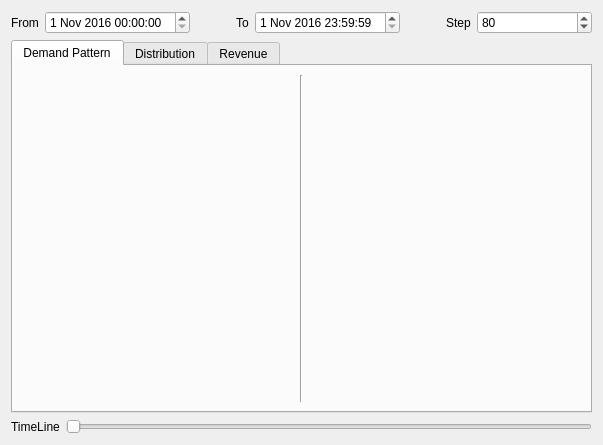
<?xml version="1.0" encoding="UTF-8"?>
<ui version="4.0">
 <class>DataTab</class>
 <widget class="QWidget" name="DataTab">
  <property name="geometry">
   <rect>
    <x>0</x>
    <y>0</y>
    <width>603</width>
    <height>445</height>
   </rect>
  </property>
  <property name="sizePolicy">
   <sizepolicy hsizetype="Expanding" vsizetype="Expanding">
    <horstretch>0</horstretch>
    <verstretch>0</verstretch>
   </sizepolicy>
  </property>
  <property name="windowTitle">
   <string>Form</string>
  </property>
  <layout class="QVBoxLayout" name="verticalLayout">
   <item>
    <layout class="QHBoxLayout" name="layoutDataConfig">
     <item>
      <widget class="QLabel" name="labelDataTimeFrom">
       <property name="text">
        <string>From</string>
       </property>
       <property name="buddy">
        <cstring>editDataTimeFrom</cstring>
       </property>
      </widget>
     </item>
     <item>
      <widget class="QDateTimeEdit" name="editDataTimeFrom">
       <property name="sizePolicy">
        <sizepolicy hsizetype="Expanding" vsizetype="Fixed">
         <horstretch>0</horstretch>
         <verstretch>0</verstretch>
        </sizepolicy>
       </property>
       <property name="dateTime">
        <datetime>
         <hour>0</hour>
         <minute>0</minute>
         <second>0</second>
         <year>2016</year>
         <month>11</month>
         <day>1</day>
        </datetime>
       </property>
      </widget>
     </item>
     <item>
      <spacer name="spacerData1">
       <property name="orientation">
        <enum>Qt::Horizontal</enum>
       </property>
       <property name="sizeType">
        <enum>QSizePolicy::Preferred</enum>
       </property>
       <property name="sizeHint" stdset="0">
        <size>
         <width>40</width>
         <height>20</height>
        </size>
       </property>
      </spacer>
     </item>
     <item>
      <widget class="QLabel" name="labelDataTimeTo">
       <property name="text">
        <string>To</string>
       </property>
       <property name="buddy">
        <cstring>editDataTimeTo</cstring>
       </property>
      </widget>
     </item>
     <item>
      <widget class="QDateTimeEdit" name="editDataTimeTo">
       <property name="sizePolicy">
        <sizepolicy hsizetype="Expanding" vsizetype="Fixed">
         <horstretch>0</horstretch>
         <verstretch>0</verstretch>
        </sizepolicy>
       </property>
       <property name="dateTime">
        <datetime>
         <hour>23</hour>
         <minute>59</minute>
         <second>59</second>
         <year>2016</year>
         <month>11</month>
         <day>1</day>
        </datetime>
       </property>
      </widget>
     </item>
     <item>
      <spacer name="spacerData2">
       <property name="orientation">
        <enum>Qt::Horizontal</enum>
       </property>
       <property name="sizeType">
        <enum>QSizePolicy::Preferred</enum>
       </property>
       <property name="sizeHint" stdset="0">
        <size>
         <width>40</width>
         <height>20</height>
        </size>
       </property>
      </spacer>
     </item>
     <item>
      <widget class="QLabel" name="labelDataStep">
       <property name="text">
        <string>Step</string>
       </property>
       <property name="buddy">
        <cstring>spinDataStep</cstring>
       </property>
      </widget>
     </item>
     <item>
      <widget class="QSpinBox" name="spinDataStep">
       <property name="sizePolicy">
        <sizepolicy hsizetype="Expanding" vsizetype="Fixed">
         <horstretch>0</horstretch>
         <verstretch>0</verstretch>
        </sizepolicy>
       </property>
       <property name="maximum">
        <number>999</number>
       </property>
       <property name="value">
        <number>80</number>
       </property>
      </widget>
     </item>
    </layout>
   </item>
   <item>
    <widget class="QTabWidget" name="widgetData">
     <property name="styleSheet">
      <string notr="true">QTabWidget::tab-bar { alignment: center; } </string>
     </property>
     <property name="currentIndex">
      <number>0</number>
     </property>
     <widget class="QWidget" name="tabDemand">
      <attribute name="title">
       <string>Demand Pattern</string>
      </attribute>
      <layout class="QGridLayout" name="gridLayout_5">
       <item row="0" column="2">
        <layout class="QGridLayout" name="containerDemandTime"/>
       </item>
       <item row="0" column="1">
        <widget class="Line" name="lineDemand">
         <property name="orientation">
          <enum>Qt::Vertical</enum>
         </property>
        </widget>
       </item>
       <item row="0" column="0">
        <layout class="QGridLayout" name="containerDemandSpace"/>
       </item>
      </layout>
     </widget>
     <widget class="QWidget" name="tabDistribution">
      <attribute name="title">
       <string>Distribution</string>
      </attribute>
      <layout class="QGridLayout" name="gridLayout_4">
       <item row="0" column="0">
        <widget class="QWidget" name="plotDistribution" native="true">
         <layout class="QGridLayout" name="gridLayout_3"/>
        </widget>
       </item>
      </layout>
     </widget>
     <widget class="QWidget" name="tabRevenue">
      <attribute name="title">
       <string>Revenue</string>
      </attribute>
      <layout class="QGridLayout" name="gridLayout_7">
       <item row="0" column="0">
        <widget class="QWidget" name="plotRevenue" native="true">
         <property name="sizePolicy">
          <sizepolicy hsizetype="Preferred" vsizetype="Expanding">
           <horstretch>0</horstretch>
           <verstretch>0</verstretch>
          </sizepolicy>
         </property>
         <layout class="QGridLayout" name="gridLayout_6"/>
        </widget>
       </item>
      </layout>
     </widget>
    </widget>
   </item>
   <item>
    <layout class="QHBoxLayout" name="layoutDataTimeLine">
     <item>
      <widget class="QLabel" name="textDataTimeLine">
       <property name="text">
        <string>TimeLine</string>
       </property>
       <property name="buddy">
        <cstring>sliderDataTimeLine</cstring>
       </property>
      </widget>
     </item>
     <item>
      <widget class="QSlider" name="sliderDataTimeLine">
       <property name="orientation">
        <enum>Qt::Horizontal</enum>
       </property>
      </widget>
     </item>
    </layout>
   </item>
  </layout>
 </widget>
 <resources/>
 <connections>
  <connection>
   <sender>editDataTimeTo</sender>
   <signal>editingFinished()</signal>
   <receiver>DataTab</receiver>
   <slot>updatePlots()</slot>
   <hints>
    <hint type="sourcelabel">
     <x>277</x>
     <y>26</y>
    </hint>
    <hint type="destinationlabel">
     <x>400</x>
     <y>3</y>
    </hint>
   </hints>
  </connection>
  <connection>
   <sender>editDataTimeFrom</sender>
   <signal>editingFinished()</signal>
   <receiver>DataTab</receiver>
   <slot>updatePlots()</slot>
   <hints>
    <hint type="sourcelabel">
     <x>153</x>
     <y>17</y>
    </hint>
    <hint type="destinationlabel">
     <x>200</x>
     <y>2</y>
    </hint>
   </hints>
  </connection>
  <connection>
   <sender>spinDataStep</sender>
   <signal>editingFinished()</signal>
   <receiver>DataTab</receiver>
   <slot>updatePlots()</slot>
   <hints>
    <hint type="sourcelabel">
     <x>577</x>
     <y>24</y>
    </hint>
    <hint type="destinationlabel">
     <x>599</x>
     <y>41</y>
    </hint>
   </hints>
  </connection>
 </connections>
 <slots>
  <slot>updatePlots()</slot>
 </slots>
</ui>
